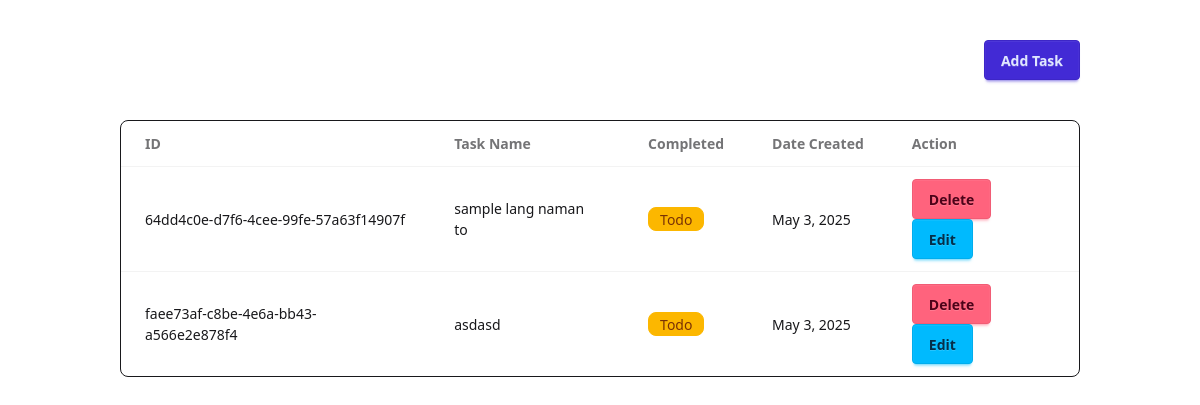
/to-do-list/, run on an earlier commit of the app's database.
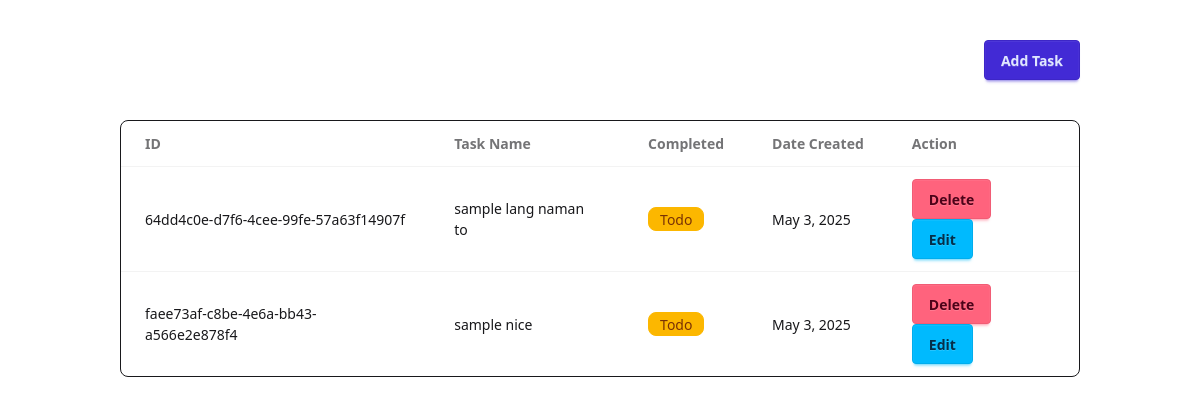
And on a later commit of the database.
### to_do_list/models.py (models this page shows)
class Todo(models.Model):
    id = models.UUIDField(primary_key=True)
    task = models.CharField(max_length=255)
    completed = models.BooleanField()
    created_at = models.DateField(auto_now_add=True)
    updated_at = models.DateField(auto_now=True)

### to_do_list/views.py (the view)
# urls.py: path("", views.index, name="index"),
def index(request):
    todos = Todo.objects.all()
    return render(request, 'to_do_list/index.html', {
        'message': 'This is your first template!',
        'todos': todos
    })

### to_do_list/templates/to_do_list/index.html (shortened to what this page needs)
{% extends "to_do_list/base.html" %}
{% load static %}
{% block content %}
    <div class="flex flex-col w-full px-30 py-10 gap-10">
        <button class="btn btn-primary w-fit self-end" onclick="addTask.showModal()">Add Task</button>
        <div class="overflow-x-auto rounded-box border border-base-content/5 bg-base-100">
            <table class="table">
                <thead>
                    <tr>
                        <th class="py-3 px-6 text-left">ID</th>
                        <th class="py-3 px-6 text-left">Task Name</th>
                        <th class="py-3 px-6 text-left">Completed</th>
                        <th class="py-3 px-6 text-left">Date Created</th>
                        <th class="py-3 px-6 text-left">Action</th>
                </thead>
                {% if todos %}
                <tbody>
                    {% for todo in todos %}
                        <tr>
                            <td class="py-3 px-6">{{todo.id}}</td>
                            <td class="py-3 px-6">{{todo.task|default:"-"}}</td>
                            <td class="py-3 px-6">
                                {% if todo.completed %}
                                    <div class="badge badge-success">Completed</div>
                                {% else %}
                                    <div class="badge badge-warning">Todo</div>
                                {% endif %}
                            </td>
                            <td class="py-3 px-6">{{todo.created_at}}</td>
                            <td class="py-3 px-6">
                                <a class="btn btn-error" href="{% url 'delete_todo' todo.id %}" onclick="return confirm('Are you sure you want to delete this?');">
                                    Delete
                                </a>
                                <button class="btn btn-info" onclick="document.getElementById('editTask_{{ todo.id }}').showModal()">Edit</button>
                            </td>
                        </tr>
                    {% endfor %}
                </tbody>
                {% endif %}
            </table>
        </div>
    </div>
{% endblock %}

What changed in the data, as far as the page shows it:
changed Todo "faee73af-c8be-4e6a-bb43-a566e2e878f4": task "asdasd" → "sample nice"
